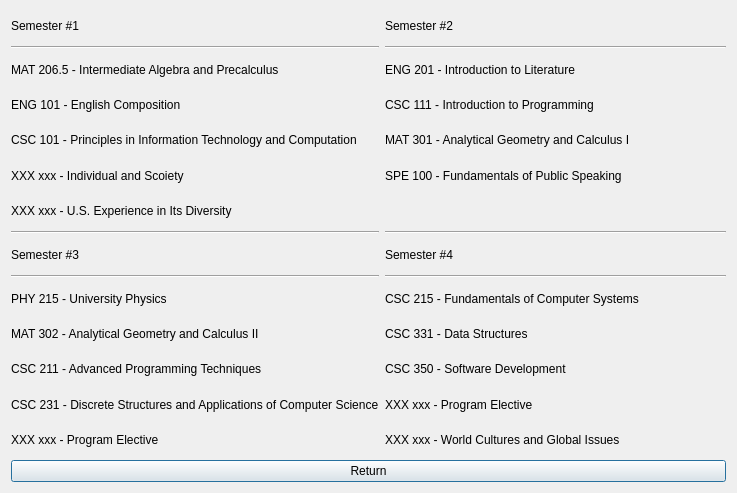
<?xml version="1.0" encoding="UTF-8"?>
<ui version="4.0">
 <class>ComputerScience</class>
 <widget class="QDialog" name="ComputerScience">
  <property name="geometry">
   <rect>
    <x>0</x>
    <y>0</y>
    <width>737</width>
    <height>493</height>
   </rect>
  </property>
  <property name="windowTitle">
   <string>Dialog</string>
  </property>
  <layout class="QVBoxLayout" name="verticalLayout_3">
   <item>
    <layout class="QHBoxLayout" name="horizontalLayout">
     <item>
      <layout class="QVBoxLayout" name="verticalLayout">
       <item>
        <widget class="QLabel" name="label_7">
         <property name="text">
          <string>Semester #1</string>
         </property>
        </widget>
       </item>
       <item>
        <widget class="Line" name="line">
         <property name="orientation">
          <enum>Qt::Horizontal</enum>
         </property>
        </widget>
       </item>
       <item>
        <widget class="QLabel" name="label">
         <property name="text">
          <string>MAT 206.5 - Intermediate Algebra and Precalculus</string>
         </property>
        </widget>
       </item>
       <item>
        <widget class="QLabel" name="label_3">
         <property name="text">
          <string>ENG 101 - English Composition</string>
         </property>
        </widget>
       </item>
       <item>
        <widget class="QLabel" name="label_4">
         <property name="text">
          <string>CSC 101 - Principles in Information Technology and Computation</string>
         </property>
        </widget>
       </item>
       <item>
        <widget class="QLabel" name="label_5">
         <property name="text">
          <string>XXX xxx - Individual and Scoiety</string>
         </property>
        </widget>
       </item>
       <item>
        <widget class="QLabel" name="label_6">
         <property name="text">
          <string>XXX xxx - U.S. Experience in Its Diversity</string>
         </property>
        </widget>
       </item>
       <item>
        <widget class="Line" name="line_3">
         <property name="orientation">
          <enum>Qt::Horizontal</enum>
         </property>
        </widget>
       </item>
       <item>
        <widget class="QLabel" name="label_13">
         <property name="text">
          <string>Semester #3</string>
         </property>
        </widget>
       </item>
       <item>
        <widget class="Line" name="line_5">
         <property name="orientation">
          <enum>Qt::Horizontal</enum>
         </property>
        </widget>
       </item>
       <item>
        <widget class="QLabel" name="label_15">
         <property name="text">
          <string>PHY 215 - University Physics</string>
         </property>
        </widget>
       </item>
       <item>
        <widget class="QLabel" name="label_17">
         <property name="text">
          <string>MAT 302 - Analytical Geometry and Calculus II</string>
         </property>
        </widget>
       </item>
       <item>
        <widget class="QLabel" name="label_18">
         <property name="text">
          <string>CSC 211 - Advanced Programming Techniques</string>
         </property>
        </widget>
       </item>
       <item>
        <widget class="QLabel" name="label_19">
         <property name="text">
          <string>CSC 231 - Discrete Structures and Applications of Computer Science</string>
         </property>
        </widget>
       </item>
       <item>
        <widget class="QLabel" name="label_20">
         <property name="text">
          <string>XXX xxx - Program Elective</string>
         </property>
        </widget>
       </item>
      </layout>
     </item>
     <item>
      <layout class="QVBoxLayout" name="verticalLayout_2">
       <item>
        <widget class="QLabel" name="label_2">
         <property name="text">
          <string>Semester #2</string>
         </property>
        </widget>
       </item>
       <item>
        <widget class="Line" name="line_2">
         <property name="orientation">
          <enum>Qt::Horizontal</enum>
         </property>
        </widget>
       </item>
       <item>
        <widget class="QLabel" name="label_8">
         <property name="text">
          <string>ENG 201 - Introduction to Literature</string>
         </property>
        </widget>
       </item>
       <item>
        <widget class="QLabel" name="label_9">
         <property name="text">
          <string>CSC 111 - Introduction to Programming</string>
         </property>
        </widget>
       </item>
       <item>
        <widget class="QLabel" name="label_10">
         <property name="text">
          <string>MAT 301 - Analytical Geometry and Calculus I</string>
         </property>
        </widget>
       </item>
       <item>
        <widget class="QLabel" name="label_11">
         <property name="text">
          <string>SPE 100 - Fundamentals of Public Speaking</string>
         </property>
        </widget>
       </item>
       <item>
        <widget class="QLabel" name="label_12">
         <property name="text">
          <string/>
         </property>
        </widget>
       </item>
       <item>
        <widget class="Line" name="line_4">
         <property name="orientation">
          <enum>Qt::Horizontal</enum>
         </property>
        </widget>
       </item>
       <item>
        <widget class="QLabel" name="label_14">
         <property name="text">
          <string>Semester #4</string>
         </property>
        </widget>
       </item>
       <item>
        <widget class="Line" name="line_6">
         <property name="orientation">
          <enum>Qt::Horizontal</enum>
         </property>
        </widget>
       </item>
       <item>
        <widget class="QLabel" name="label_16">
         <property name="text">
          <string>CSC 215 - Fundamentals of Computer Systems </string>
         </property>
        </widget>
       </item>
       <item>
        <widget class="QLabel" name="label_21">
         <property name="text">
          <string>CSC 331 - Data Structures</string>
         </property>
        </widget>
       </item>
       <item>
        <widget class="QLabel" name="label_22">
         <property name="text">
          <string>CSC 350 - Software Development</string>
         </property>
        </widget>
       </item>
       <item>
        <widget class="QLabel" name="label_23">
         <property name="text">
          <string>XXX xxx - Program Elective</string>
         </property>
        </widget>
       </item>
       <item>
        <widget class="QLabel" name="label_24">
         <property name="text">
          <string>XXX xxx - World Cultures and Global Issues</string>
         </property>
        </widget>
       </item>
      </layout>
     </item>
    </layout>
   </item>
   <item>
    <widget class="QPushButton" name="pushButton_Return">
     <property name="text">
      <string>Return</string>
     </property>
    </widget>
   </item>
  </layout>
 </widget>
 <resources/>
 <connections/>
</ui>
